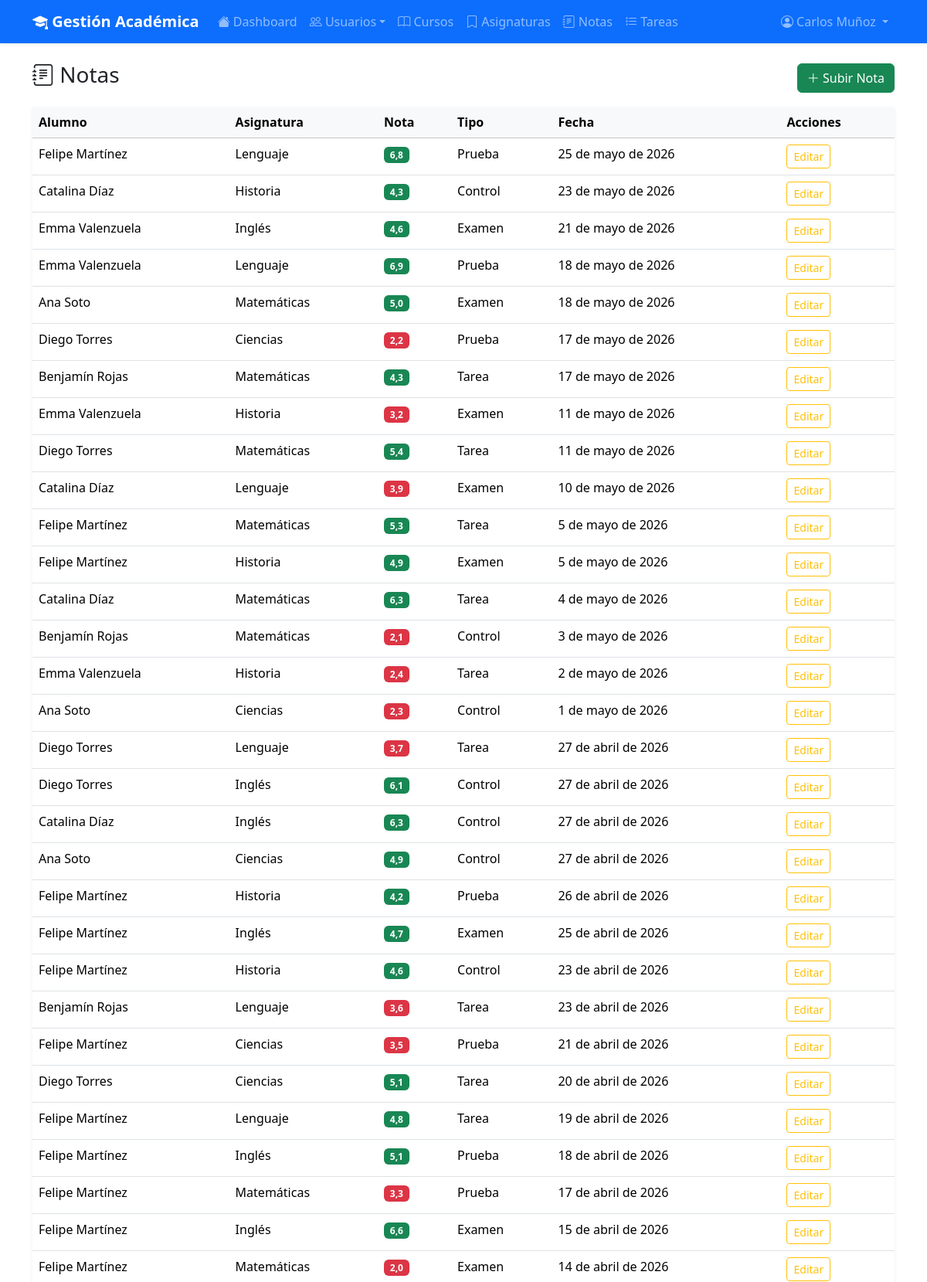
The app's page /academics/grades/ (signed in, upper part) with its own data.
### academics/models.py (models this page shows, shortened)
class Grade(models.Model):
    TIPO_NOTA_CHOICES = [
        ("PRUEBA", "Prueba"),
        ("TAREA", "Tarea"),
        ("EXAMEN", "Examen"),
        ("TRABAJO", "Trabajo"),
        ("CONTROL", "Control"),
        ("OTRO", "Otro"),
    ]
    student = models.ForeignKey("accounts.Student", on_delete=models.CASCADE, related_name="grades")
    subject = models.ForeignKey(Subject, on_delete=models.CASCADE, related_name="grades")
    teacher = models.ForeignKey("accounts.Teacher", on_delete=models.SET_NULL, null=True, blank=True, related_name="grades_given")
    valor = models.DecimalField("Nota", max_digits=4, decimal_places=1, validators=[MinValueValidator(1.0), MaxValueValidator(7.0)])
    tipo_nota = models.CharField("Tipo", max_length=20, choices=TIPO_NOTA_CHOICES, default="PRUEBA")
    fecha = models.DateField("Fecha")
    observacion = models.TextField("Observación", blank=True)
    created_at = models.DateTimeField(auto_now_add=True)
    class Meta:
        verbose_name = "Nota"
        verbose_name_plural = "Notas"
        ordering = ["-fecha", "-created_at"]

class Subject(models.Model):
    nombre = models.CharField("Nombre", max_length=100)
    codigo = models.CharField("Código", max_length=10, unique=True)
    descripcion = models.TextField("Descripción", blank=True)
    profesores = models.ManyToManyField("accounts.Teacher", related_name="subjects", blank=True)
    cursos = models.ManyToManyField(Course, related_name="subjects", blank=True)
    class Meta:
        verbose_name = "Asignatura"
        verbose_name_plural = "Asignaturas"
        ordering = ["nombre"]

### accounts/models.py (models this page shows, shortened)
class Student(models.Model):
    user = models.OneToOneField(User, on_delete=models.CASCADE, primary_key=True)
    rut = models.CharField("RUT", max_length=12, unique=True)
    fecha_nacimiento = models.DateField("Fecha de nacimiento")
    telefono = models.CharField("Teléfono", max_length=15, blank=True)
    direccion = models.TextField("Dirección", blank=True)
    class Meta:
        verbose_name = "Alumno"
        verbose_name_plural = "Alumnos"

### academics/views.py (the view)
# urls.py: path("grades/", views.GradeListView.as_view(), name="grade_list"),
@method_decorator(admin_or_teacher_required, name="dispatch")
class GradeListView(LoginRequiredMixin, ListView):
    model = Grade
    template_name = "academics/grade_list.html"
    context_object_name = "grades"
    def get_queryset(self):
        qs = Grade.objects.all()
        if hasattr(self.request.user, "student"):
            qs = qs.filter(student=self.request.user.student)
        elif hasattr(self.request.user, "teacher"):
            qs = qs.filter(teacher=self.request.user.teacher)
        return qs

### accounts/context_processors.py (called while the page is built)
def user_role(request):
    if not request.user.is_authenticated:
        return {"role": None}
    if hasattr(request.user, "student"):
        return {"role": "student"}
    if hasattr(request.user, "teacher"):
        return {"role": "teacher"}
    if hasattr(request.user, "adminprofile") or request.user.is_superuser:
        return {"role": "admin"}
    return {"role": None}

### academics/templates/academics/grade_list.html (shortened to what this page needs)
{% extends "base.html" %}
{% block content %}
<div class="d-flex justify-content-between align-items-center mb-3">
    <h3><i class="bi bi-journal-text"></i> {% if role == 'student' %}Mis Notas{% else %}Notas{% endif %}</h3>
    {% if role != 'student' %}
    <a href="{% url 'academics:grade_create' %}" class="btn btn-success"><i class="bi bi-plus-lg"></i> Subir Nota</a>
    {% endif %}
</div>
<table class="table table-hover shadow-sm">
    <thead class="table-light">
        <tr>
            {% if role != 'student' %}<th>Alumno</th>{% endif %}
            <th>Asignatura</th><th>Nota</th><th>Tipo</th><th>Fecha</th>
            {% if role != 'student' %}<th>Acciones</th>{% endif %}
        </tr>
    </thead>
    <tbody>
        {% for g in grades %}
        <tr>
            {% if role != 'student' %}<td>{{ g.student.user.get_full_name }}</td>{% endif %}
            <td>{{ g.subject.nombre }}</td>
            <td><span class="badge bg-{% if g.valor >= 4 %}success{% else %}danger{% endif %}">{{ g.valor }}</span></td>
            <td>{{ g.get_tipo_nota_display }}</td>
            <td>{{ g.fecha }}</td>
            {% if role != 'student' %}
            <td><a href="{% url 'academics:grade_edit' g.pk %}" class="btn btn-sm btn-outline-warning">Editar</a></td>
            {% endif %}
        </tr>
        {% empty %}
        <tr><td colspan="{% if role == 'student' %}4{% else %}6{% endif %}" class="text-center text-muted">Sin notas registradas</td></tr>
        {% endfor %}
    </tbody>
</table>
{% endblock %}

### templates/base.html (shortened to what this page needs)
<!DOCTYPE html>
<html lang="es">
<head>
    <link href="https://cdn.jsdelivr.net/npm/bootstrap@5.3.3/dist/css/bootstrap.min.css" rel="stylesheet">
    <link rel="stylesheet" href="https://cdn.jsdelivr.net/npm/bootstrap-icons@1.11.3/font/bootstrap-icons.min.css">
</head>
<body>
    {% if user.is_authenticated %}
    <nav class="navbar navbar-expand-lg navbar-dark bg-primary shadow-sm">
        <div class="container">
            <a class="navbar-brand fw-bold" href="{% url 'dashboard' %}">
                <i class="bi bi-mortarboard-fill"></i> Gestión Académica
            </a>
            <div class="collapse navbar-collapse" id="navbarNav">
                <ul class="navbar-nav me-auto">
                    <li class="nav-item"><a class="nav-link" href="{% url 'dashboard' %}"><i class="bi bi-house-fill"></i> Dashboard</a></li>
                    {% if role == 'student' %}
                        <li class="nav-item"><a class="nav-link" href="{% url 'academics:grade_list' %}"><i class="bi bi-journal-text"></i> Mis Notas</a></li>
                        <li class="nav-item"><a class="nav-link" href="{% url 'tasks_app:task_list' %}"><i class="bi bi-list-task"></i> Tareas</a></li>
                        <li class="nav-item"><a class="nav-link" href="{% url 'academics:attendance_list' %}"><i class="bi bi-calendar-check"></i> Asistencia</a></li>
                    {% elif role == 'admin' %}
                        <li class="nav-item dropdown">
                            <a class="nav-link dropdown-toggle" href="#" data-bs-toggle="dropdown"><i class="bi bi-people"></i> Usuarios</a>
                        </li>
                        <li class="nav-item"><a class="nav-link" href="{% url 'academics:course_list' %}"><i class="bi bi-book"></i> Cursos</a></li>
                        <li class="nav-item"><a class="nav-link" href="{% url 'academics:subject_list' %}"><i class="bi bi-bookmark"></i> Asignaturas</a></li>
                        <li class="nav-item"><a class="nav-link" href="{% url 'academics:grade_list' %}"><i class="bi bi-journal-text"></i> Notas</a></li>
                        <li class="nav-item"><a class="nav-link" href="{% url 'tasks_app:task_list' %}"><i class="bi bi-list-task"></i> Tareas</a></li>
                    {% endif %}
                </ul>
                <ul class="navbar-nav">
                    <li class="nav-item dropdown">
                        <a class="nav-link dropdown-toggle" href="#" data-bs-toggle="dropdown">
                            <i class="bi bi-person-circle"></i> {{ user.get_full_name|default:user.username }}
                        </a>
                    </li>
                </ul>
            </div>
        </div>
    </nav>
    {% endif %}
    <div class="container mt-4">
        {% block content %}{% endblock %}
    </div>
</body>
</html>

### records on screen
Grade: student.user.get_full_name "Felipe Martínez", subject.nombre "Lenguaje", valor "6,8", tipo_nota "Prueba", fecha "25 de mayo de 2026"
Grade: student.user.get_full_name "Catalina Díaz", subject.nombre "Historia", valor "4,3", tipo_nota "Control", fecha "23 de mayo de 2026"
Grade: student.user.get_full_name "Emma Valenzuela", subject.nombre "Inglés", valor "4,6", tipo_nota "Examen", fecha "21 de mayo de 2026"
Grade: student.user.get_full_name "Emma Valenzuela", subject.nombre "Lenguaje", valor "6,9", tipo_nota "Prueba", fecha "18 de mayo de 2026"
Grade: student.user.get_full_name "Ana Soto", subject.nombre "Matemáticas", valor "5,0", tipo_nota "Examen", fecha "18 de mayo de 2026"
Grade: student.user.get_full_name "Diego Torres", subject.nombre "Ciencias", valor "2,2", tipo_nota "Prueba", fecha "17 de mayo de 2026"
Grade: student.user.get_full_name "Benjamín Rojas", subject.nombre "Matemáticas", valor "4,3", tipo_nota "Tarea", fecha "17 de mayo de 2026"
Grade: student.user.get_full_name "Emma Valenzuela", subject.nombre "Historia", valor "3,2", tipo_nota "Examen", fecha "11 de mayo de 2026"
Grade: student.user.get_full_name "Diego Torres", subject.nombre "Matemáticas", valor "5,4", tipo_nota "Tarea", fecha "11 de mayo de 2026"
Grade: student.user.get_full_name "Catalina Díaz", subject.nombre "Lenguaje", valor "3,9", tipo_nota "Examen", fecha "10 de mayo de 2026"
Grade: student.user.get_full_name "Felipe Martínez", subject.nombre "Matemáticas", valor "5,3", tipo_nota "Tarea", fecha "5 de mayo de 2026"
Grade: student.user.get_full_name "Felipe Martínez", subject.nombre "Historia", valor "4,9", tipo_nota "Examen", fecha "5 de mayo de 2026"
Grade: student.user.get_full_name "Catalina Díaz", subject.nombre "Matemáticas", valor "6,3", tipo_nota "Tarea", fecha "4 de mayo de 2026"
Grade: student.user.get_full_name "Benjamín Rojas", subject.nombre "Matemáticas", valor "2,1", tipo_nota "Control", fecha "3 de mayo de 2026"
Grade: student.user.get_full_name "Emma Valenzuela", subject.nombre "Historia", valor "2,4", tipo_nota "Tarea", fecha "2 de mayo de 2026"
Grade: student.user.get_full_name "Ana Soto", subject.nombre "Ciencias", valor "2,3", tipo_nota "Control", fecha "1 de mayo de 2026"
Grade: student.user.get_full_name "Diego Torres", subject.nombre "Lenguaje", valor "3,7", tipo_nota "Tarea", fecha "27 de abril de 2026"
Grade: student.user.get_full_name "Diego Torres", subject.nombre "Inglés", valor "6,1", tipo_nota "Control", fecha "27 de abril de 2026"
Grade: student.user.get_full_name "Catalina Díaz", subject.nombre "Inglés", valor "6,3", tipo_nota "Control", fecha "27 de abril de 2026"
Grade: student.user.get_full_name "Ana Soto", subject.nombre "Ciencias", valor "4,9", tipo_nota "Control", fecha "27 de abril de 2026"
Grade: student.user.get_full_name "Felipe Martínez", subject.nombre "Historia", valor "4,2", tipo_nota "Prueba", fecha "26 de abril de 2026"
Grade: student.user.get_full_name "Felipe Martínez", subject.nombre "Inglés", valor "4,7", tipo_nota "Examen", fecha "25 de abril de 2026"
Grade: student.user.get_full_name "Felipe Martínez", subject.nombre "Historia", valor "4,6", tipo_nota "Control", fecha "23 de abril de 2026"
Grade: student.user.get_full_name "Benjamín Rojas", subject.nombre "Lenguaje", valor "3,6", tipo_nota "Tarea", fecha "23 de abril de 2026"
Grade: student.user.get_full_name "Felipe Martínez", subject.nombre "Ciencias", valor "3,5", tipo_nota "Prueba", fecha "21 de abril de 2026"
Grade: student.user.get_full_name "Diego Torres", subject.nombre "Ciencias", valor "5,1", tipo_nota "Tarea", fecha "20 de abril de 2026"
Grade: student.user.get_full_name "Felipe Martínez", subject.nombre "Lenguaje", valor "4,8", tipo_nota "Tarea", fecha "19 de abril de 2026"
Grade: student.user.get_full_name "Felipe Martínez", subject.nombre "Inglés", valor "5,1", tipo_nota "Prueba", fecha "18 de abril de 2026"
Grade: student.user.get_full_name "Felipe Martínez", subject.nombre "Matemáticas", valor "3,3", tipo_nota "Prueba", fecha "17 de abril de 2026"
Grade: student.user.get_full_name "Felipe Martínez", subject.nombre "Inglés", valor "6,6", tipo_nota "Examen", fecha "15 de abril de 2026"
Grade: student.user.get_full_name "Felipe Martínez", subject.nombre "Matemáticas", valor "2,0", tipo_nota "Examen", fecha "14 de abril de 2026"

### other values on screen
{{ user.get_full_name|default:user.username }} "Carlos Muñoz"
